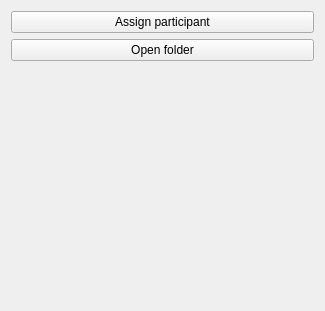
<?xml version="1.0" encoding="UTF-8"?>
<ui version="4.0">
 <class>TractVRRandomization</class>
 <widget class="qMRMLWidget" name="TractVRRandomization">
  <property name="geometry">
   <rect>
    <x>0</x>
    <y>0</y>
    <width>325</width>
    <height>311</height>
   </rect>
  </property>
  <layout class="QVBoxLayout" name="verticalLayout">
   <item>
    <widget class="QPushButton" name="assignButton">
     <property name="text">
      <string>Assign participant</string>
     </property>
    </widget>
   </item>
   <item>
    <widget class="QPushButton" name="openFolderButton">
     <property name="text">
      <string>Open folder</string>
     </property>
    </widget>
   </item>
   <item>
    <spacer name="verticalSpacer">
     <property name="orientation">
      <enum>Qt::Vertical</enum>
     </property>
     <property name="sizeHint" stdset="0">
      <size>
       <width>20</width>
       <height>40</height>
      </size>
     </property>
    </spacer>
   </item>
  </layout>
 </widget>
 <customwidgets>
  <customwidget>
   <class>qMRMLWidget</class>
   <extends>QWidget</extends>
   <header>qMRMLWidget.h</header>
   <container>1</container>
  </customwidget>
 </customwidgets>
 <resources/>
 <connections/>
</ui>
